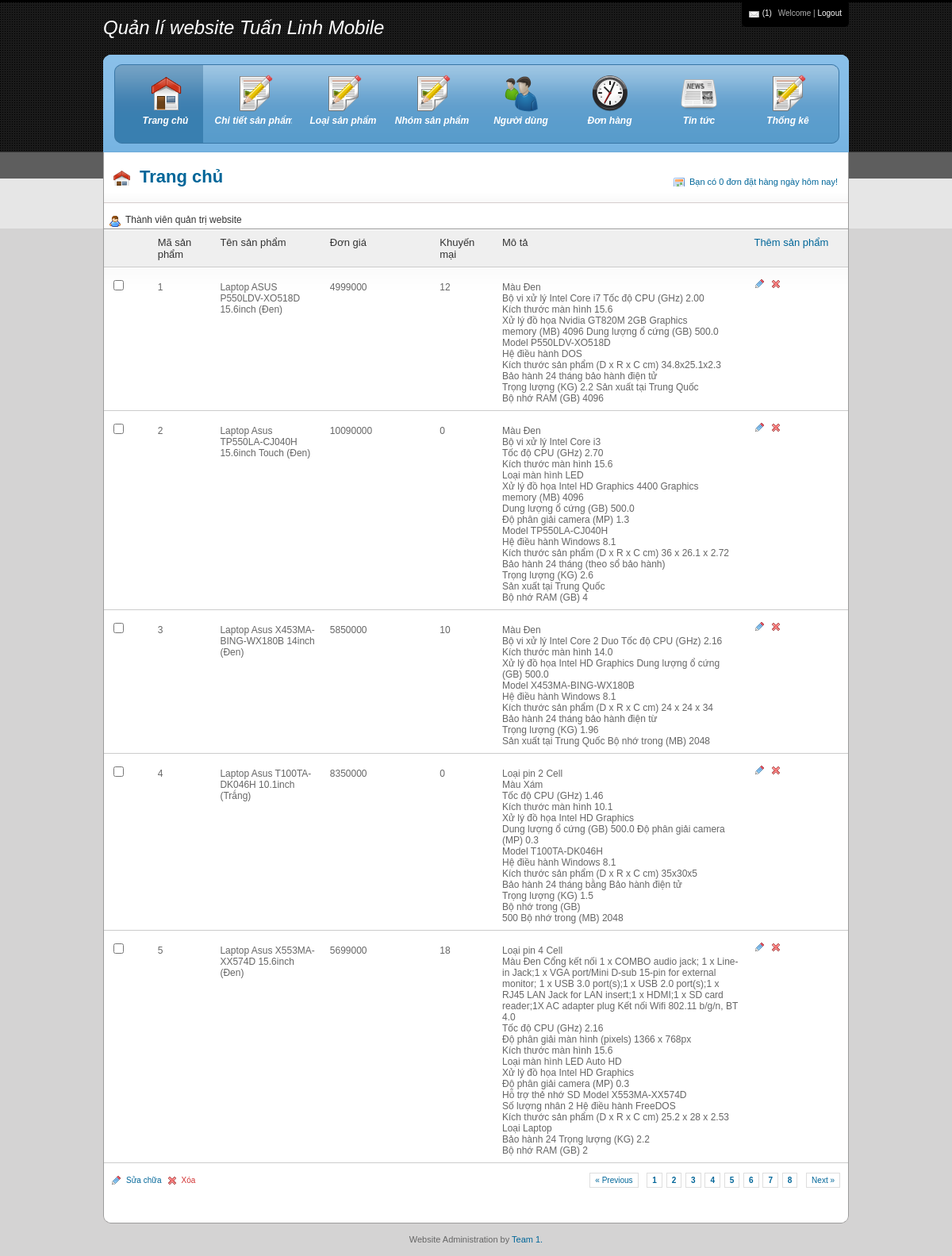
The app's page /quantri/index.php?view=chitiet with its own data.
### tables this page shows
CREATE TABLE IF NOT EXISTS `sanpham` (
  `masp` int(11) NOT NULL AUTO_INCREMENT,
  `tensp` varchar(100) NOT NULL,
  `maloai` int(11) NOT NULL,
  `mancc` int(11) NOT NULL,
  `hinhanh` varchar(100) DEFAULT NULL,
  `dongia` float DEFAULT NULL,
  `khuyenmai` int(11) DEFAULT NULL,
  `mota` varchar(2000) DEFAULT NULL,
  PRIMARY KEY (`masp`),
  KEY `maloai` (`maloai`),
  KEY `maloai_2` (`maloai`),
  KEY `mancc` (`mancc`)
);

### quantri/thaydoisp/chitietsp.php (the view, shortened to what this page needs)
<?php
$kichthuoctrang=5;
$sql = "SELECT masp, tensp, maloai, mancc,  dongia, khuyenmai, mota FROM sanpham";
$bang_sp=$pdo->query($sql);
$tongsodong = $bang_sp->rowCount();
$tongsotrang = ceil($tongsodong/$kichthuoctrang);
$page = isset($_GET["page"]) ? $_GET["page"] : 1 ;
	$page = max($page, 1);
	$page = min($page, $tongsotrang);
	$dongbatdau = ($page -1)*$kichthuoctrang;
	$sql = "SELECT masp, tensp, maloai, mancc,  dongia, khuyenmai, mota FROM sanpham LIMIT $dongbatdau, $kichthuoctrang";
$bang_sp=$pdo->query($sql);
?>
<div class="grid_16" id="content">
<div class="portlet">
    <div class="portlet-header fixed"><img src="images/icons/user.gif" width="16" height="16" alt="Latest Registered Users" />Thành viên quản trị website</div>
    <div class="portlet-content nopadding">
      <form action="" method="post">
        <table width="100%" cellpadding="0" cellspacing="0" id="box-table-a" summary="Employee Pay Sheet">
          <thead>
            <tr>
              <th width="34" scope="col">&nbsp;</th>
              <th width="50" scope="col">Mã sản phẩm</th>
              <th width="100" scope="col">Tên sản phẩm</th>
              <th width="100" scope="col">Đơn giá</th>
              <th width="50" scope="col">Khuyến mại</th>
              <th width="250" scope="col">Mô tả</th>
              <th width="90" scope="col"><a href="?view=chitiet&manhinh=themmoisp">Thêm sản phẩm</a></th>
            </tr>
          </thead>
          <?php foreach($bang_sp as $row){?>
          <tbody>
            <tr>
              <td width="34"><label>
                  <input type="checkbox" name="checkbox" id="checkbox" />
                </label></td>
              <td><?php echo $row['masp']; ?></td>
              <td><?php echo $row['tensp']; ?></td>
              <td><?php echo $row['dongia']; ?></td>
              <td><?php echo $row['khuyenmai']; ?></td>
              <td><?php echo $row['mota']; ?></td>
              <td width="90"></a> <a href="?view=chitiet&manhinh=manhinhsuasp&masp=<?= $row['masp'];?>" class="edit_icon" title="Edit"></a>
              <a href="?view=chitiet&action=xoasp&masp=<?= $row['masp'];?>" onClick="return confirm('Bạn có chắc chắn muốn xóa SP này không ?')" class="delete_icon" title="Delete"></a></td>
            </tr>
            <?php } ?>
            <tr class="footer">
              <td colspan="4"><a href="#" class="edit_inline">Sửa chữa</a><a href="#" class="delete_inline">Xóa</a></td>
              <td align="right">&nbsp;</td>
              <td colspan="3" align="right">
                <div class="pagination"> <a href="?view=chitiet&page=<?=$page-1;?>" class="next">&laquo; Previous</a> <span class="active">
                  <?php for($i=1; $i<=$tongsotrang; $i++) {?>
                  <a href="?view=chitiet&page=<?=$i; ?>" class="<?=($i==$page)? "tranghientai": "page"; ?>">
                  <?=$i; ?>
                  </a>
                  <?php } ?>
                  </span> <a href="?view=chitiet&page=<?=$page+1;?>" class="next">Next &raquo;</a> </div>
                </td>
            </tr>
          </tbody>
        </table>
      </form>
    </div>
  </div>
</div>

### quantri/index.php (shortened to what this page needs)
<?php
include("../KETNOI/ketnoi.php");
?>
<!DOCTYPE html PUBLIC "-//W3C//DTD XHTML 1.0 Transitional//EN" "http://www.w3.org/TR/xhtml1/DTD/xhtml1-transitional.dtd">
<html xmlns="http://www.w3.org/1999/xhtml">
<head>
<link rel="stylesheet" type="text/css" href="css/text.css"/>
<link rel="stylesheet" type="text/css" href="css/reset.css"/>
<link rel="stylesheet" type="text/css" href="css/blue.css"/>
<link rel="stylesheet" type="text/css" href="css/960.css"/>
<link rel="stylesheet" type="text/css" href="css/smoothness/ui.css"/>
</head>
<body>
<div class="container_16" id="wrapper">
  <div class="grid_8" id="logo">Quản lí website Tuấn Linh Mobile</div>
  <div class="grid_8">
    <div id="user_tools"><span><a href="#" class="mail">(1)</a> Welcome  | <a href="#" onclick="btnDangxuat_onclick()">Logout</a></span></div>
  </div>
  <div class="grid_16" id="header">
    <div id="menu">
      <ul class="group" id="menu_group_main">
        <li class="item first" id="one"><a href="?view=trangchu" class="main current"><span class="outer"><span class="inner dashboard">Trang chủ</span></span></a></li>
        <li class="item middle" id="two"><a href="?view=chitiet" class="main"><span class="outer"><span class="inner content">Chi tiết sản phẩm</span></span></a></li>
		<li class="item middle" id="two"><a href="?view=loai" class="main"><span class="outer"><span class="inner content">Loại sản phẩm</span></span></a></li>
        <li class="item middle" id="two"><a href="?view=nhom" class="main"><span class="outer"><span class="inner content">Nhóm sản phẩm</span></span></a></li>
        <li class="item middle" id="four"><a href="?view=nguoidung" class="main"><span class="outer"><span class="inner users">Người dùng</span></span></a></li>
        <li class="item middle" id="seven"><a href="?view=donhang" class="main"><span class="outer"><span class="inner event_manager">Đơn hàng</span></span></a></li>
        <li class="item last" id="eight"><a href="?view=tintuc" class="main"><span class="outer"><span class="inner newsletter">Tin tức</span></span></a></li>
        <li class="item last" id="nine"><a href="?view=thongke" class="main"><span class="outer"><span class="inner content">Thống kê</span></span></a></li>
      </ul>
    </div>
  </div>
  <div class="grid_16" id="content">
    <div class="grid_9">
      <h1 class="dashboard"><a href="?view=trangchu">Trang chủ</a></h1>
    </div>
    <div class="grid_6" id="eventbox"><a href="#" class="inline_calendar">Bạn có 0 đơn đặt hàng ngày hôm nay!</a>
    </div>
  </div>
   <?php
	 	$view = isset($_REQUEST["view"]) ? $_REQUEST["view"]: "" ;
		switch($view)
		{
			case "chitiet":
					include_once("thaydoisp/chitietsp.php");
				break;
		}
	 ?>
</div>
<div class="container_16" id="footer"> Website Administration by <a href="../index.htm">Team 1.</a></div>
</body>
</html>

### quantri/css/text.css (style rules this page uses)
body { font: 13px/1.5 "Trebuchet MS", Arial, Helvetica, sans-serif }
h1 { font-size: 25px }
ul { list-style: disc }
li { margin-left: 0px }
p, dl, hr, h1, h2, h3, h4, h5, h6, ol, ul, pre, table, address, fieldset { margin-bottom: 20px }

### quantri/css/960.css (style rules this page uses)
.container_12, .container_16 { margin-left: auto; margin-right: auto; width: 960px }
.grid_1, .grid_2, .grid_3, .grid_4, .grid_5, .grid_6, .grid_7, .grid_8, .grid_9, .grid_10, .grid_11, .grid_12, .grid_13, .grid_14, .grid_15, .grid_16 { display: inline; float: left; margin-left: 10px; margin-right: 10px }
.container_12 .grid_6, .container_16 .grid_8 { width: 460px }
.container_12 .grid_12, .container_16 .grid_16 { width: 940px }
.container_16 .grid_6 { width: 340px }
.container_16 .grid_9 { width: 520px }

### quantri/index.php (style rules this page uses)
#menu ul.group li { width: 112px; }

### records on screen
sanpham: masp "1", tensp "Laptop ASUS P550LDV-XO518D 15.6inch (Đen)", dongia "4999000", khuyenmai "12", mota "Màu Đen Bộ vi xử lý Intel Core i7 Tốc độ CPU (GHz) 2.00 Kích thước màn hình 15.6 Xử lý đồ họa Nvidia GT820M 2GB Graphics memory (MB) 4096 Dung lượng ổ cứng (GB) 500.0 Model P550LDV-XO518D Hệ điều hành DOS Kích thước sản phẩm (D x R x C cm) 34.8x25.1x2.3 Bảo hành 24 tháng bảo hành điện tử Trọng lượng (KG) 2.2 Sản xuất tại Trung Quốc Bộ nhớ RAM (GB) 4096"
sanpham: masp "2", tensp "Laptop Asus TP550LA-CJ040H 15.6inch Touch (Đen)", dongia "10090000", khuyenmai "0", mota "Màu Đen Bộ vi xử lý Intel Core i3 Tốc độ CPU (GHz) 2.70 Kích thước màn hình 15.6 Loại màn hình LED Xử lý đồ họa Intel HD Graphics 4400 Graphics memory (MB) 4096 Dung lượng ổ cứng (GB) 500.0 Độ phân giải camera (MP) 1.3 Model TP550LA-CJ040H Hệ điều hành Windows 8.1 Kích thước sản phẩm (D x R x C cm) 36 x 26.1 x 2.72 Bảo hành 24 tháng (theo sổ bảo hành) Trọng lượng (KG) 2.6 Sản xuất tại Trung Quốc Bộ nhớ RAM (GB) 4"
sanpham: masp "3", tensp "Laptop Asus X453MA-BING-WX180B 14inch (Đen)", dongia "5850000", khuyenmai "10", mota "Màu Đen Bộ vi xử lý Intel Core 2 Duo Tốc độ CPU (GHz) 2.16 Kích thước màn hình 14.0 Xử lý đồ họa Intel HD Graphics Dung lượng ổ cứng (GB) 500.0 Model X453MA-BING-WX180B Hệ điều hành Windows 8.1 Kích thước sản phẩm (D x R x C cm) 24 x 24 x 34 Bảo hành 24 tháng bảo hành điện từ Trọng lượng (KG) 1.96 Sản xuất tại Trung Quốc Bộ nhớ trong (MB) 2048"
sanpham: masp "4", tensp "Laptop Asus T100TA-DK046H 10.1inch (Trắng)", dongia "8350000", khuyenmai "0", mota "Loại pin 2 Cell Màu Xám Tốc độ CPU (GHz) 1.46 Kích thước màn hình 10.1 Xử lý đồ họa Intel HD Graphics Dung lượng ổ cứng (GB) 500.0 Độ phân giải camera (MP) 0.3 Model T100TA-DK046H Hệ điều hành Windows 8.1 Kích thước sản phẩm (D x R x C cm) 35x30x5 Bảo hành 24 tháng bằng Bảo hành điện tử Trọng lượng (KG) 1.5 Bộ nhớ trong (GB) 500 Bộ nhớ trong (MB) 2048"
sanpham: masp "5", tensp "Laptop Asus X553MA-XX574D 15.6inch (Đen)", dongia "5699000", khuyenmai "18", mota "Loại pin 4 Cell Màu Đen Cổng kết nối 1 x COMBO audio jack; 1 x Line-in Jack;1 x VGA port/Mini D-sub 15-pin for external monitor; 1 x USB 3.0 port(s);1 x USB 2.0 port(s);1 x RJ45 LAN Jack for LAN insert;1 x HDMI;1 x SD card reader;1X AC adapter plug Kết nối Wifi 802.11 b/g/n, BT 4.0 Tốc độ CPU (GHz) 2.16 Độ phân giải màn hình (pixels) 1366 x 768px Kích thước màn hình 15.6 Loại màn hình LED Auto HD Xử lý đồ họa Intel HD Graphics Độ phân giải camera (MP) 0.3 Hỗ trợ thẻ nhớ SD Model X553MA-XX574D Số lượng nhân 2 Hệ điều hành FreeDOS Kích thước sản phẩm (D x R x C cm) 25.2 x 28 x 2.53 Loại Laptop Bảo hành 24 Trọng lượng (KG) 2.2 Bộ nhớ RAM (GB) 2"
